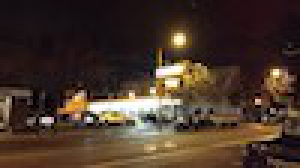
#> input picture input/starry_night.png, 100 x 56 px (shown 3 times larger); its folder holds only this picture in this run
$ python decay.py
#> lines starting #> are read from the running program, lines starting #| are printed output that depends on the picture
#> in get_input_image, image is the input picture: shape (56, 100, 3); mean B, G, R 42.7, 54.2, 71.6
### chromaphagi.py
class chromaphagi:
    def __init__(self, chroma) -> None:
        self.chroma = phagi[chroma[0]]()
        # TODO: start position initialization location is odd
        self.starting_position = (0, 0)

    def set_start_position(self, coordinates):
        self.chroma.add_to_tracker(coordinates)

    def step(self, config: dict, image) -> bool:
        return self.chroma.step_strain(config, image)


_Moore = {
    "up": (0, -1),
    "upright": (1, -1),
    "right": (1, 0),
    "downright": (1, 1),
    "down": (0, 1),
    "downleft": (-1, 1),
    "left": (-1, 0),
    "upleft": (-1, -1),
}

_vonNeumann = {
    "up": (0, -1),
    "right": (1, 0),
    "down": (0, 1),
    "left": (-1, 0),
}


class milleri:
    def __init__(self) -> None:
        self.tracker = set()

    def add_to_tracker(self, coordinates: tuple[int, int]):
        self.tracker.add(coordinates)

    def step_strain(self, config: dict, image) -> bool:
        # look at everything in the tracker, one by one.
        # for each item: process its own area
        old_set = self.tracker
        self.tracker = set()
        # print("Tracker spread: ", len(self.tracker))
        while old_set:
            cell = old_set.pop()
            spread = self.process(config, image, cell)
            if spread:
                for new_cell in spread:
                    if new_cell not in self.tracker and new_cell not in old_set:
                        self.tracker.add(new_cell)

        if self.tracker:
            return True
        return False

    def is_active(self, image, x, y):
        height, length = image.shape[0], image.shape[1]
        if x < 0 or x >= length:
            return False
        if y < 0 or y >= height:
            return False
        b, g, r = image[y, x]
        colors = [b, g, r]
        colors = list(map(int, colors))
        divided = sum(colors) // 3
        tolerance = 30
        """
        for c in [b, g, r]:
            if divided - tolerance > c > divided + tolerance:
                return False
        return True
        """
        if divided == 0 or divided == 255:
            return False
        return True

    def process(self, config: dict, image, cell: tuple):

        x, y = cell
        b, g, r = image[y, x]

        spread = []
        # determine if the current location has more work to do
        if not self.is_active(image, x, y):
            return spread

        # TODO:
        directions = [(1, 0), (0, 1), (-1, 0), (0, -1)]
        # determine if the current location spreads
        for dx, dy in directions:
            nx = x + dx
            ny = y + dy
            if 0 > ny or ny > len(image):
                # print("else", x, y)
                continue
            elif 0 > nx or nx > len(image[0]):
                # print("elif", x, y)
                continue
            if self.is_active(image, nx, ny):
                # print(nx, ny)
                spread.append((nx, ny))

        # do any processing that needs to happen
        # black or white
        if sum([b, g, r]) // 2 > 256 // 2:
            image[y, x] = [255, 255, 255]
        else:
            image[y, x] = [0, 0, 0]
        return spread


phagi = {
    "milleri": milleri,
}

### decay.py
import os
import cv2
import chromaphagi


class Petri_Dish:
    def __init__(self, image: cv2.Mat) -> None:
        self.image = image
        self.phagi = []
        self.config = None

    def inoculate(self, culture, coordinates=None) -> None:
        if not coordinates:
            y = len(self.image) // 2
#> y = 28
            x = len(self.image[0]) // 2
#> x = 50
            coordinates = (x, y)
#> coordinates = (50, 28)
        print(coordinates)
#| (50, 28)
        culture.set_start_position(coordinates)
        self.phagi.append(culture)

    def run(self) -> cv2.Mat:
        image = self.image
        cv2.imshow("Example", image)
        for i in range(config["max_runtime"]):
            for phagi in self.phagi:
                continue_running = phagi.step(config, image)
                # TODO, this stuff is if multiple strains exist simultaneously.
                if not continue_running:
                    break
            cv2.imshow("Example", image)
            cv2.waitKey(config["speed"])
#> this loop made 3000 passes
        return image


def get_input_image(config) -> cv2.Mat:
    first_image_name = os.listdir(config["input_path"])[0]
    image = cv2.imread(config["input_path"] + first_image_name)
    config["file_name"] = first_image_name
    return image


def save_image(image, config):
    cv2.imwrite(f"{config['output_path']}{config['file_name']}", image)


def main(config):
    """Take an image, put it in a petri-dish, then take a cellular automata strain and release it upon the image"""
    # get the image
    img = get_input_image(config)
    # create the petri dish
    petri_dish = Petri_Dish(img)
    # create the chromaphagi strain
    phagi = chromaphagi.chromaphagi(["milleri"])
    petri_dish.inoculate(phagi, None)
    # activate the chromaphagi strain
    decayed_image = petri_dish.run()
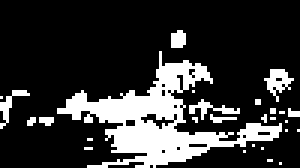
#> decayed_image: shape (56, 100, 3) (shown 3 times larger); mean B, G, R 52, 52, 52
    # save/store the image
    save_image(decayed_image, config)

    return None


config = {
    "max_runtime": 3000,
    "speed": 1,
    "start": None,
    "output_path": "output/",
    "input_path": "input/",
    "chromaphagi": {
        "milleri": chromaphagi.milleri,
    },
}


if __name__ == "__main__":
    main(config)
